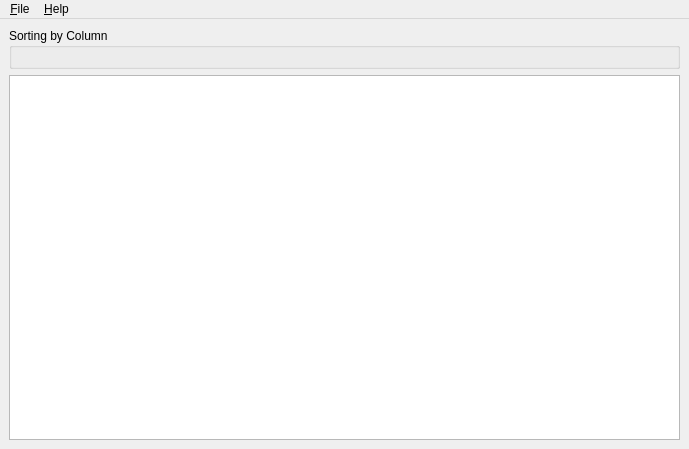
<?xml version="1.0" encoding="UTF-8"?>
<ui version="4.0">
 <class>MainWindow</class>
 <widget class="QMainWindow" name="MainWindow">
  <property name="geometry">
   <rect>
    <x>0</x>
    <y>0</y>
    <width>689</width>
    <height>449</height>
   </rect>
  </property>
  <property name="windowTitle">
   <string>Sorted Customer Table</string>
  </property>
  <widget class="QWidget" name="centralwidget">
   <layout class="QVBoxLayout" name="verticalLayout">
    <item>
     <widget class="QGroupBox" name="groupBox">
      <property name="sizePolicy">
       <sizepolicy hsizetype="Preferred" vsizetype="Minimum">
        <horstretch>0</horstretch>
        <verstretch>0</verstretch>
       </sizepolicy>
      </property>
      <property name="minimumSize">
       <size>
        <width>0</width>
        <height>100</height>
       </size>
      </property>
      <property name="title">
       <string>Sorting by Column</string>
      </property>
      <property name="flat">
       <bool>false</bool>
      </property>
      <layout class="QVBoxLayout" name="verticalLayout_3">
       <property name="sizeConstraint">
        <enum>QLayout::SizeConstraint::SetMinimumSize</enum>
       </property>
       <item>
        <layout class="QFormLayout" name="formLayout_2"/>
       </item>
      </layout>
     </widget>
    </item>
    <item>
     <widget class="QTableView" name="customerTableView"/>
    </item>
   </layout>
  </widget>
  <widget class="QMenuBar" name="menubar">
   <property name="geometry">
    <rect>
     <x>0</x>
     <y>0</y>
     <width>689</width>
     <height>30</height>
    </rect>
   </property>
   <widget class="QMenu" name="fileMenu">
    <property name="title">
     <string>&amp;File</string>
    </property>
    <addaction name="separator"/>
    <addaction name="quitAction"/>
   </widget>
   <widget class="QMenu" name="helpMenu">
    <property name="title">
     <string>&amp;Help</string>
    </property>
    <addaction name="aboutAction"/>
   </widget>
   <addaction name="fileMenu"/>
   <addaction name="helpMenu"/>
  </widget>
  <action name="aboutAction">
   <property name="enabled">
    <bool>true</bool>
   </property>
   <property name="text">
    <string>&amp;About ...</string>
   </property>
   <property name="menuRole">
    <enum>QAction::MenuRole::AboutRole</enum>
   </property>
  </action>
  <action name="quitAction">
   <property name="enabled">
    <bool>true</bool>
   </property>
   <property name="text">
    <string>&amp;Quit</string>
   </property>
   <property name="menuRole">
    <enum>QAction::MenuRole::QuitRole</enum>
   </property>
  </action>
 </widget>
 <resources/>
 <connections>
  <connection>
   <sender>quitAction</sender>
   <signal>triggered()</signal>
   <receiver>MainWindow</receiver>
   <slot>close()</slot>
   <hints>
    <hint type="sourcelabel">
     <x>-1</x>
     <y>-1</y>
    </hint>
    <hint type="destinationlabel">
     <x>20</x>
     <y>20</y>
    </hint>
   </hints>
  </connection>
 </connections>
 <slots>
  <slot>on_about()</slot>
 </slots>
</ui>
